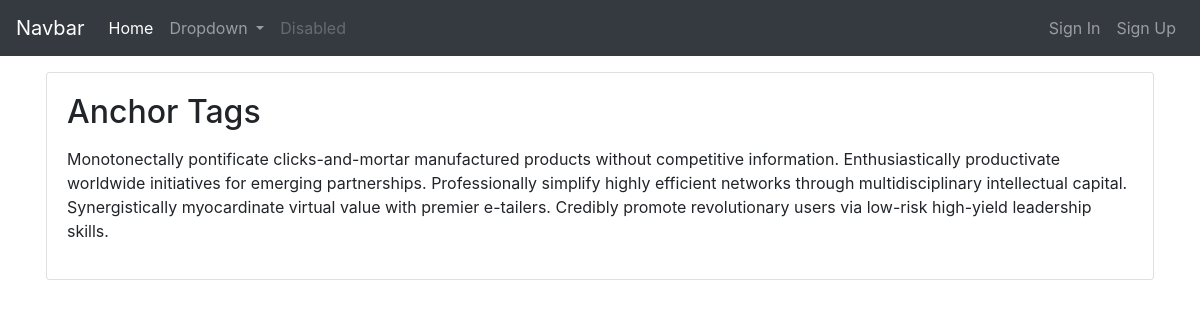
Screenshot of /front-end/HTML/anchor-tags/ with the database file from the repository.
### tutorial/models.py (models this page shows, shortened)
class Tutorial(models.Model):
    tutorial_title = models.CharField(max_length=150)
    tutorial_content = models.TextField()
    tutorial_published = models.DateTimeField(
        "date Published", default=datetime.now())
    tutorial_series = models.ForeignKey(
        TutorialSeries, default=1, on_delete=models.SET_DEFAULT)
    tutorial_slug = models.SlugField(default=1, blank=True)
    class Meta:
        verbose_name_plural = 'Tutorials'

### tutorial/views.py (the view)
def tutorial_details_view(request, cat_slug, series_slug, tutorial_slug):
    object = get_object_or_404(Tutorial, tutorial_slug=tutorial_slug)
    return render(request, 'tutorial/tutorial-detail.html', context={
        'obj': object
    })

### tutorial/templates/tutorial/tutorial-detail.html (shortened to what this page needs)
{% extends 'tutorial/base.html' %}
{% block content %}
<div class="card">
    <div class="card-body">
        <h2 class="card-title">{{ obj.tutorial_title }}</h2>
        <span class="card-text">{{ obj.tutorial_content | safe}}
    </div>
</div>
{% endblock content %}

### rows the page displays
Tutorial: tutorial_title "Anchor Tags", tutorial_content "Monotonectally pontificate clicks-and-mortar manufactured products without competitive information. Enthusiastically productivate worldwide initiatives for emerging partnerships. Professionally simplify highly efficient networks through multidisciplinary intellectual capital. Synergistically myocardinate virtual value with premier e-tailers. Credibly promote revolutionary users via low-risk high-yield leadership skills."
